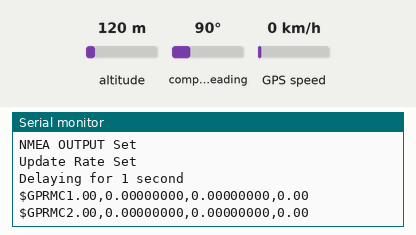
A sketch run on a simulated Arduino Uno, built with avr-gcc and run on an emulated ATmega328P. Parts: the last lines printed to the serial monitor. Inputs (shaded band) come from the test bench; at power-on: altitude 120 m, compass heading 90°, GPS speed 0 km/h. The GPS gets a fix after 3 s at 37.7749, -122.4194 with 8 satellites.

Above: at 2.2 s.
2.3 s: altitude set to 20 m
At 3.6 s:
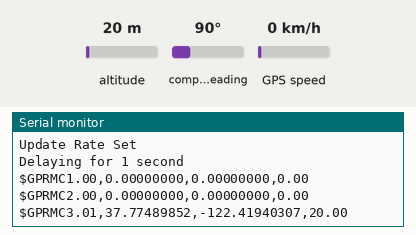
3.8 s: altitude set to 250 m
At 4.8 s:
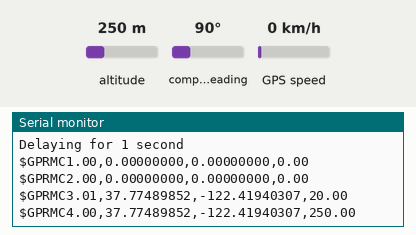
Timing chart, 0 to 6.8 s (numbered marks = the images above; inputs shaded):
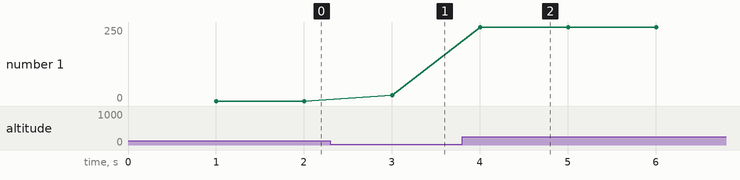

The sketch:

GPS_Shield_Print.ino
```cpp
// Test code for Adafruit GPS modules using MTK3329/MTK3339 driver
//
// This code shows how to listen to the GPS module in an interrupt
// which allows the program to have more 'freedom' - just parse
// when a new NMEA sentence is available! Then access data when
// desired.
//
// Tested and works great with the Adafruit Ultimate GPS module
// using MTK33x9 chipset
//    ------> http://www.adafruit.com/products/746
// Pick one up today at the Adafruit electronics shop
// and help support open source hardware & software! -ada

#include <Adafruit_GPS.h>

// If you're using a GPS module:
// Connect the GPS Power pin to 5V
// Connect the GPS Ground pin to ground
// If using software serial (sketch example default):
//   Connect the GPS TX (transmit) pin to Digital 3
//   Connect the GPS RX (receive) pin to Digital 2
// If using hardware serial (e.g. Arduino Mega):
//   Connect the GPS TX (transmit) pin to Arduino RX1, RX2 or RX3
//   Connect the GPS RX (receive) pin to matching TX1, TX2 or TX3

// If you're using the Adafruit GPS shield, change
// SoftwareSerial mySerial(3, 2); -> SoftwareSerial mySerial(8, 7);
// and make sure the switch is set to SoftSerial

// If using software serial, keep this line enabled
// (you can change the pin numbers to match your wiring):
#include <SoftwareSerial.h>
SoftwareSerial mySerial(8, 7);
//   Connect the GPS TX (transmit) pin to Digital 3 (Shield uses 8)
//   Connect the GPS RX (receive) pin to Digital 2 (Shield uses 7)

// If using hardware serial (e.g. Arduino Mega), comment out the
// above SoftwareSerial line, and enable this line instead
// (you can change the Serial number to match your wiring):

//HardwareSerial mySerial = Serial1; //Turns out this doesn't work and
Adafruit_GPS GPS(&mySerial); //This is for the shield on the UNO
//Adafruit_GPS GPS(&Serial3); //THE NALU SENSOR IS PLUGGED INTO SERIAL3. Make sure this is different for you.
//Adafruit_GPS GPS(&Serial1); //The ECXA is in Serial1

// Set GPSECHO to 'false' to turn off echoing the GPS data to the Serial console
// Set to 'true' if you want to debug and listen to the raw GPS sentences.
#define GPSECHO  false

// this keeps track of whether we're using the interrupt
// off by default!
boolean usingInterrupt = false;
void useInterrupt(boolean); // Func prototype keeps Arduino 0023 happy

void setup()
{

  // connect at 115200 so we can read the GPS fast enough and echo without dropping chars
  // also spit it out
  Serial.begin(115200);
  Serial.println("Adafruit GPS library basic test!");

  // 9600 NMEA is the default baud rate for Adafruit MTK GPS's- some use 4800
  GPS.begin(9600);

  Serial.print("GPS Class Initialized \n");

  // uncomment this line to turn on RMC (recommended minimum) and GGA (fix data) including altitude
  GPS.sendCommand(PMTK_SET_NMEA_OUTPUT_RMCGGA);
  // uncomment this line to turn on only the "minimum recommended" data
  //GPS.sendCommand(PMTK_SET_NMEA_OUTPUT_RMCONLY);
  // For parsing data, we don't suggest using anything but either RMC only or RMC+GGA since
  // the parser doesn't care about other sentences at this time

  Serial.print("NMEA OUTPUT Set \n");

  // Set the update rate
  //Serial1.println("$PMTK220,100*2F"); //10Hz
  //Serial1.println("$PMTK220,1000*1F"); //1Hz
  GPS.sendCommand(PMTK_SET_NMEA_UPDATE_1HZ);   // 1 or 10 Hz update rate
  // For the parsing code to work nicely and have time to sort thru the data, and
  // print it out we don't suggest using anything higher than 1 Hz

  Serial.print("Update Rate Set \n");

  //Request updates on antenna status
  //GPS.sendCommand(PGCMD_ANTENNA);

  // the nice thing about this code is you can have a timer0 interrupt go off
  // every 1 millisecond, and read data from the GPS for you. that makes the
  // loop code a heck of a lot easier!
  useInterrupt(false);

  Serial.print("Delaying for 1 second \n");
  delay(1000);
  // Ask for firmware version
  //mySerial.println(PMTK_Q_RELEASE);
}


// Interrupt is called once a millisecond, looks for any new GPS data, and stores it
SIGNAL(TIMER0_COMPA_vect) {
  char c = GPS.read();
  if (GPSECHO)
    if (c) UDR0 = c; // writing direct to UDR0 is much much faster than Serial.print
    // but only one character can be written at a time.
}

void useInterrupt(boolean v) {
  if (v) {
    // Timer0 is already used for millis() - we'll just interrupt somewhere
    // in the middle and call the "Compare A" function above
    OCR0A = 0xAF;
    TIMSK0 |= _BV(OCIE0A);
    usingInterrupt = true;
  } else {
    // do not call the interrupt function COMPA anymore
    TIMSK0 &= ~_BV(OCIE0A);
    usingInterrupt = false;
  }
}

uint32_t timer = millis();

void loop()                     // run over and over again
{
  // in case you are not using the interrupt above, you'll
  // need to 'hand query' the GPS, not suggested :(
  if (! usingInterrupt) {
    // read data from the GPS in the 'main loop'
    char c = GPS.read();
    // if you want to debug, this is a good time to do it!
    if (GPSECHO)
      if (c) Serial.print(c);
      //if (c) UDR0 = c; //writing direct to UDR0 is much faster than Serial.print
      //but only one character can be written at a time.
  }

  // if a sentence is received, we can check the checksum, parse it...
  if (GPS.newNMEAreceived()) {
    // a tricky thing here is if we print the NMEA sentence, or data
    // we end up not listening and catching other sentences!
    // so be very wary if using OUTPUT_ALLDATA and trytng to print out data
    char *stringptr = GPS.lastNMEA();
    Serial.print(stringptr);

    if (!GPS.parse(stringptr))  { // this also sets the newNMEAreceived() flag to false
      return;  // we can fail to parse a sentence in which case we should just wait for another
    } else {
      timer = millis(); // reset the timer
      Serial.print(timer/1000.0);
      Serial.print(",");
      Serial.print(GPS.latitudeDegrees, 8);
      Serial.print(",");
      Serial.print(GPS.longitudeDegrees, 8);
      Serial.print(",");
      Serial.print(GPS.altitude);
      Serial.print("\n");
      //Serial.print("After Parsing = ");
      //Serial.print(GPS.latitudeDegrees,8);
    }
  }

  // if millis() or timer wraps around, we'll just reset it
  if (timer > millis())  timer = millis();
}
```

Measured:
- after the input at 2.3 s, the serial monitor: prints a new line after 0.70 s (image 1)
- after the input at 3.8 s, the serial monitor: prints a new line after 0.20 s (image 2)
- plotted number 1: 0 → 20 after the input at 2.3 s, 20 → 250 after the input at 3.8 s
